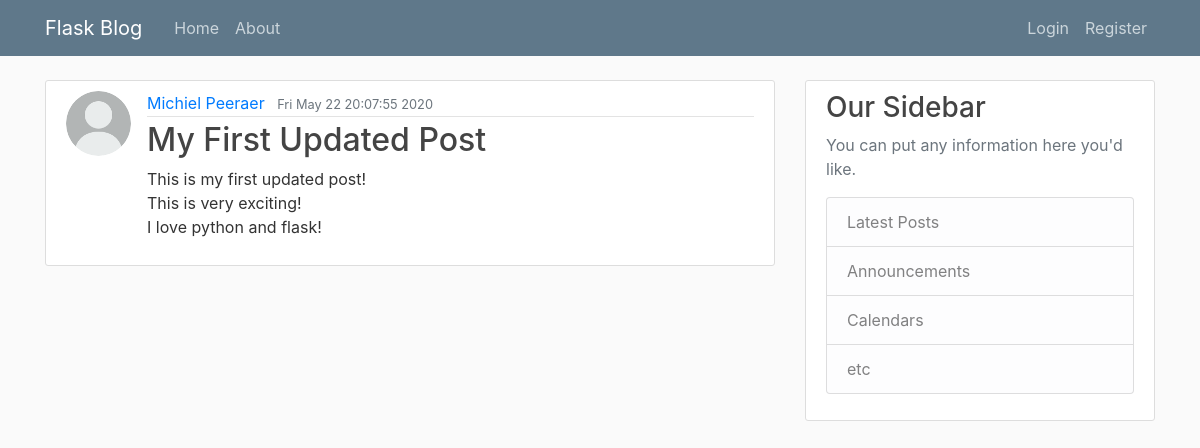
/post/1, run on an earlier commit of the app's database.
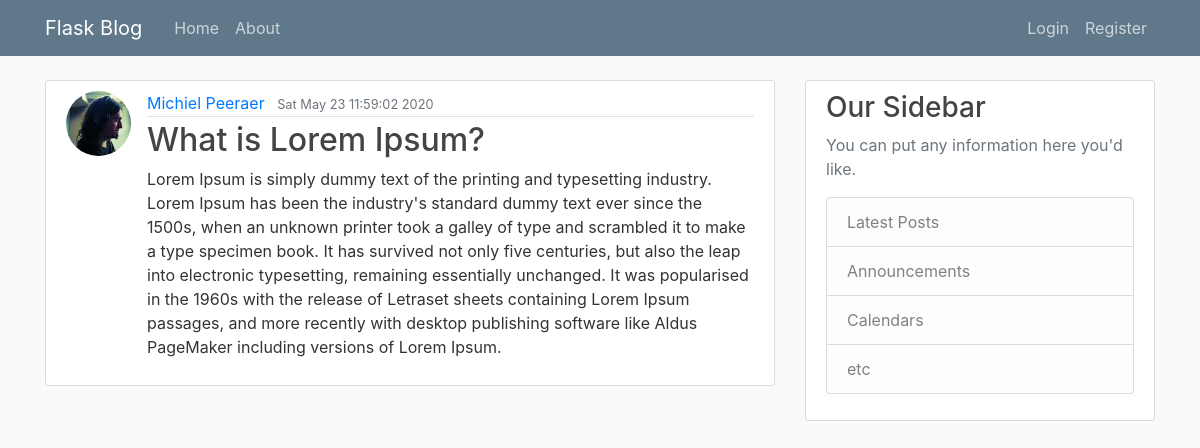
And on a later commit of the database.
### flaskblog/models.py (models this page shows, shortened)
class User(db.Model, UserMixin):
    id = db.Column(db.Integer, primary_key=True)
    username = db.Column(db.String(20), unique=True, nullable=False)
    email = db.Column(db.String(120), unique=True, nullable=False)
    image_file = db.Column(db.String(20), nullable=False, default='default.jpg')
    password = db.Column(db.String(60), nullable=False)
    posts = db.relationship('Post', backref='author', lazy=True)

class Post(db.Model):
    id = db.Column(db.Integer, primary_key=True)
    title = db.Column(db.String(100), nullable=False)
    date_posted = db.Column(db.DateTime, nullable=False, default=datetime.now)
    content = db.Column(db.Text, nullable=False)
    user_id = db.Column(db.Integer, db.ForeignKey('user.id'), nullable=False)

### flaskblog/routes.py (the view)
@app.route("/post/<int:post_id>")
def post(post_id):
    post = Post.query.get_or_404(post_id)
    return render_template('post.html', title=post.title, post=post)

### flaskblog/templates/post.html (shortened to what this page needs)
{% extends "layout.html" %}
{% block content %}
    <article class="media content-section">
        <img class="rounded-circle article-img" src="{{ url_for('static', filename='profile_pics/' + post.author.image_file) }}">
        <div class="media-body">
            <div class="article-metadata">
                <a class="mr-2" href="#">{{ post.author.username }}</a>
                <small class="text-muted">{{ post.date_posted.strftime('%c') }}</small>
            </div>
            <h2 class="article-title">{{ post.title }}</h2>
            <p class="article-content">{{ post.content }}</p>
        </div>
    </article>
{% endblock content %}

What changed in the data, as far as the page shows it:
changed User "Michiel Peeraer": image_file: picture added in place of a placeholder
changed Post: date_posted "Fri May 22 20:07:55 2020" → "Sat May 23 11:59:02 2020"; title "My First Updated Post" → "What is Lorem Ipsum?"; content "This is my first updated post! This is very exciting! I love python and flask!" → "Lorem Ipsum is simply dummy text of the printing and typesetting industry. Lorem Ipsum has been the industry's standard dummy text ever since the 1500s, when an unknown printer took a galley of type and scrambled it to make a type specimen book. It has survived not only five centuries, but also the leap into electronic typesetting, remaining essentially unchanged. It was popularised in the 1960s with the release of Letraset sheets containing Lorem Ipsum passages, and more recently with desktop publishing software like Aldus PageMaker including versions of Lorem Ipsum."
